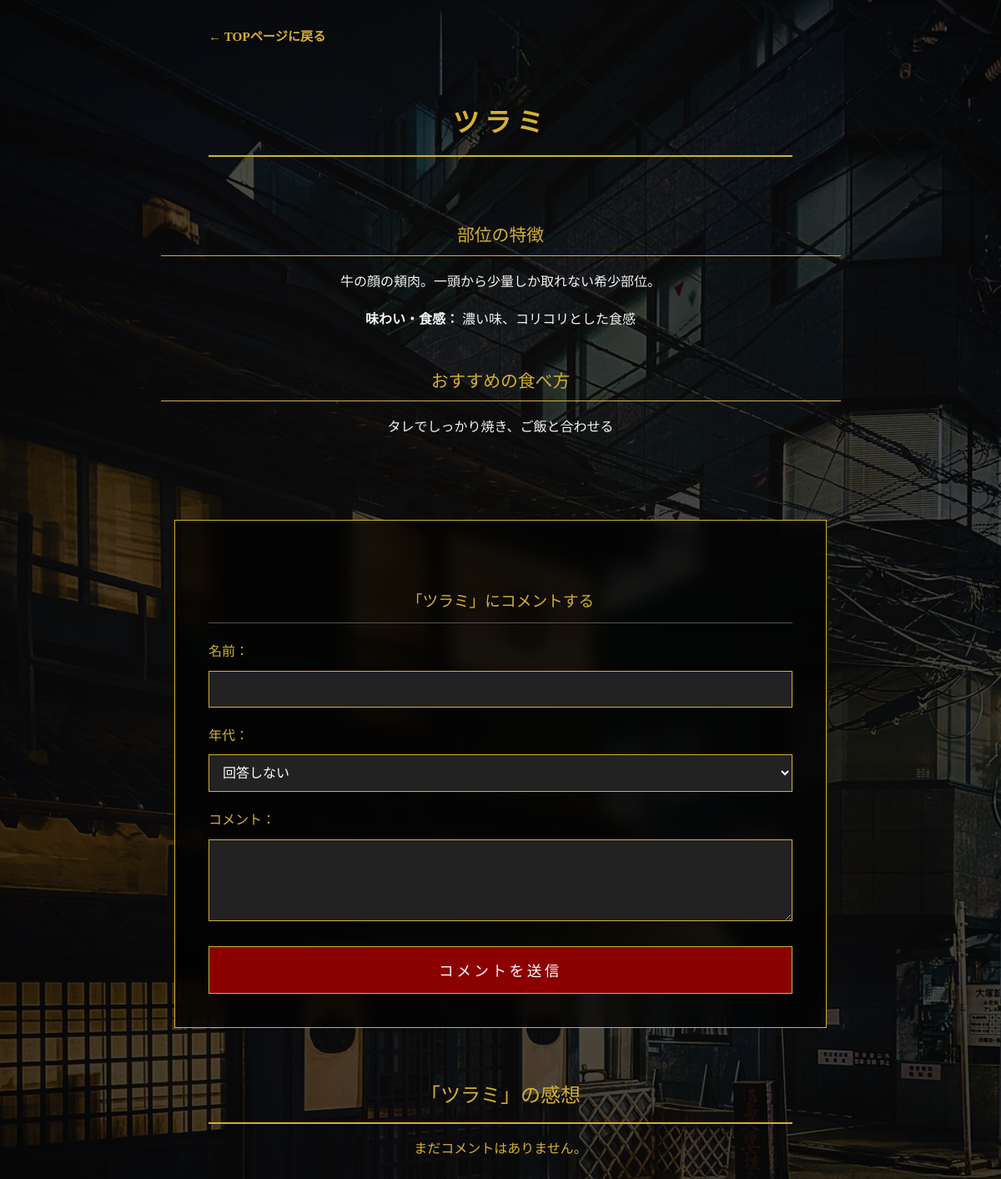
Screenshot of /detail.php?id=1 with the database file from the repository.
### tables this page shows
CREATE TABLE menu (
  id INT AUTO_INCREMENT PRIMARY KEY,
  name VARCHAR(100),
  description TEXT,
  taste TEXT,
  recommended_method TEXT
);

### src/detail.php (the view, shortened to what this page needs)
<?php
require_once 'db.php';
$id = $_GET['id'];
$stmt = $pdo->prepare("SELECT * FROM menu WHERE id = ?");
$stmt->execute([$id]);
$item = $stmt->fetch(PDO::FETCH_ASSOC);
$comments_stmt = $pdo->prepare("SELECT * FROM comments WHERE menu_id = ? ORDER BY created_at DESC");
$comments_stmt->execute([$id]);
$comments = $comments_stmt->fetchAll(PDO::FETCH_ASSOC);
?>
<!DOCTYPE html>
<html lang="ja">
<head>
    <link rel="stylesheet" href="css/style.css">
</head>
<body>
<div class="container">
    <div class="nav-back-area">
        <a href="index.php" class="back-btn">← TOPページに戻る</a>
    </div>
    <div class="section-header">
        <h1><?php echo htmlspecialchars($item['name']); ?></h1>
    </div>
    <div class="detail-box">
        <h2>部位の特徴</h2>
        <p><?php echo nl2br(htmlspecialchars($item['description'])); ?></p>
        <p><strong>味わい・食感：</strong> <?php echo htmlspecialchars($item['taste']); ?></p>
        <h2>おすすめの食べ方</h2>
        <p><?php echo nl2br(htmlspecialchars($item['recommended_method'])); ?></p>
    </div>
    <div class="comment-form-box">
        <h3>「<?php echo htmlspecialchars($item['name']); ?>」にコメントする</h3>
        <form action="submit_comment.php" method="POST">
            <label for="username">名前：</label>
            <input type="text" id="username" name="username" required>
            <label for="age_group">年代：</label>
            <select id="age_group" name="age_group">
                <option value="回答しない">回答しない</option>
            </select>
            <label for="comment">コメント：</label>
            <textarea id="comment" name="comment" rows="4" required></textarea>
            <button type="submit" style="width:100%; padding:15px;">コメントを送信</button>
        </form>
    </div>
    <div class="section-header">
        <h2>「<?php echo htmlspecialchars($item['name']); ?>」の感想</h2>
    </div>
    <ul class="comment-list">
        <?php if ($comments): ?>
            <?php foreach ($comments as $comment): ?>
                <li>
                    <span class="part-label"><?php echo htmlspecialchars($item['name']); ?> について</span><br>
                    <strong><?php echo htmlspecialchars($comment['username']); ?></strong>（<?php echo htmlspecialchars($comment['age_group']); ?>）
                    <br><small style="color:#666;">投稿日: <?php echo $comment['created_at']; ?></small>
                    <p style="margin-top:10px; border-top:1px solid #444; padding-top:10px;">
                        <?php echo nl2br(htmlspecialchars($comment['comment'])); ?>
                    </p>
                </li>
            <?php endforeach; ?>
        <?php else: ?>
            <p style="text-align:center; color:#d4af37;">まだコメントはありません。</p>
        <?php endif; ?>
    </ul>
</div>
</body>
</html>

### src/css/style.css (style rules this page uses)
body { font-family: "Yu Mincho", "YuMincho", "Hiragino Mincho ProN", serif; background-color: #1a1a1a; background-image: url('../image/outside.jpg'); background-attachment: fixed; background-size: cover; background-position: center; color: #f4f4f4; margin: 0; padding: 0; line-height: 1.8; }
body::before { content: ""; position: fixed; top: 0; left: 0; width: 100%; height: 100%; background: rgba(0, 0, 0, 0.7); z-index: -1; }
.container { max-width: 900px; margin: 0 auto; padding: 30px 20px; text-align: center; }
h1 { color: #d4af37; border-bottom: 2px solid #d4af37; padding-bottom: 15px; margin-top: 20px; letter-spacing: 0.2em; text-shadow: 2px 2px 4px rgba(0,0,0,0.8); }
h2, h3 { color: #d4af37; border-bottom: 1px solid #555; padding-bottom: 8px; margin-top: 40px; text-align: center; font-weight: normal; }
.nav-back-area { text-align: left; max-width: 700px; margin: 0 auto 10px; }
.back-btn { color: #d4af37; text-decoration: none; font-size: 0.95rem; font-weight: bold; }
.section-header { max-width: 700px; margin: 60px auto 15px; position: relative; border-bottom: 2px solid #d4af37; padding-bottom: 10px; }
.section-header h1, .section-header h2 { margin: 0; border-bottom: none !important; padding-bottom: 0; text-align: center; }
.comment-list { list-style: none; padding: 0; text-align: left; max-width: 700px; margin: 0 auto; }
.comment-form-box { margin: 60px auto; padding: 40px; background-color: rgba(0, 0, 0, 0.7); border: 1px solid #d4af37; max-width: 700px; text-align: left; backdrop-filter: blur(10px); }
.comment-form-box label { display: block; margin-top: 20px; margin-bottom: 8px; color: #d4af37; }
.comment-form-box input, .comment-form-box select, .comment-form-box textarea { width: 100%; display: block; box-sizing: border-box; background: #222; color: #fff; border: 1px solid #d4af37; padding: 12px; margin-bottom: 10px; }
.comment-form-box button { width: 100%; padding: 18px; background: #8B0000; color: white; border: 1px solid #d4af37; cursor: pointer; margin-top: 20px; font-size: 1.1rem; letter-spacing: 0.2em; }

### src/detail.php (style rules this page uses)
.detail-box { padding: 20px; margin: 0 auto 20px; width: 95%; box-sizing: border-box; }
.detail-box h2 { font-size: 1.3rem; border-bottom: 1px solid #d4af37; padding-bottom: 5px; }
.comment-form-box input, .comment-form-box textarea, .comment-form-box select { width: 100%; box-sizing: border-box; font-size: 16px; margin-bottom: 10px; }

### rows the page displays
menu: name "ツラミ", description "牛の顔の頬肉。一頭から少量しか取れない希少部位。", taste "濃い味、コリコリとした食感", recommended_method "タレでしっかり焼き、ご飯と合わせる"
